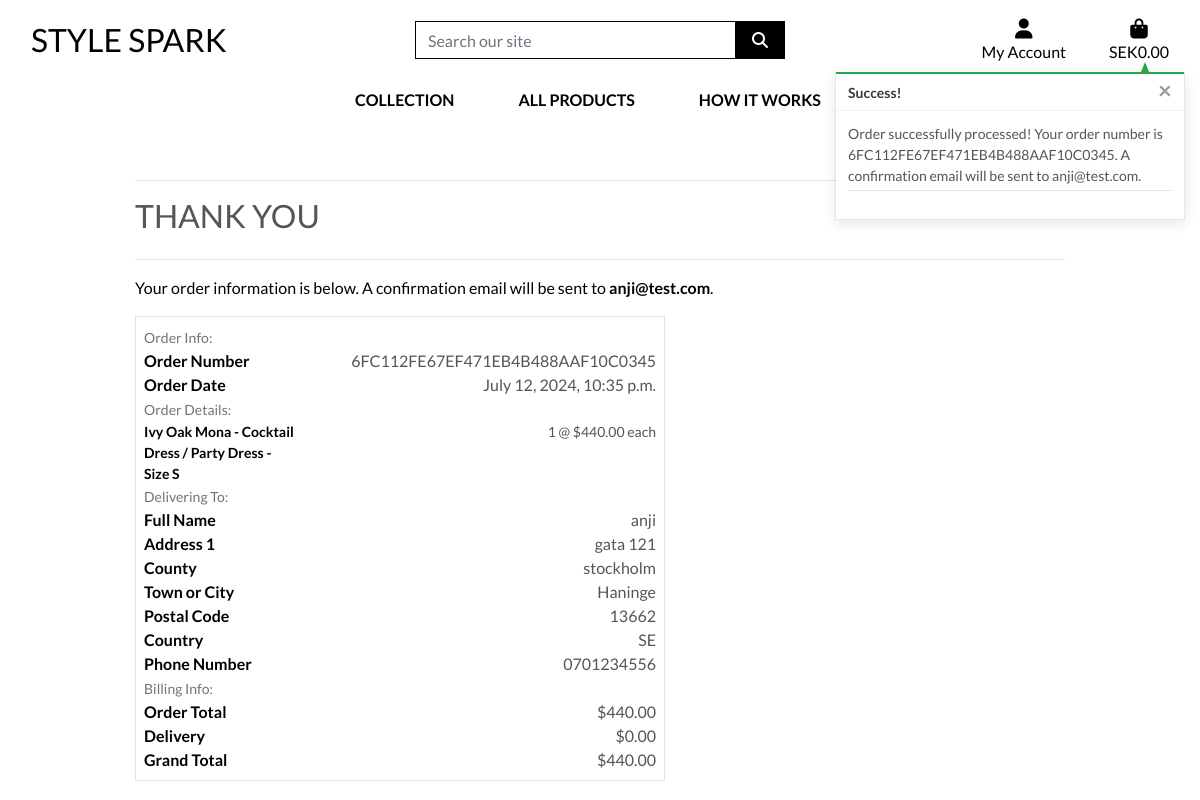
Page /checkout/checkout_success/6FC112FE67EF471EB4B488AAF10C0345 on the committed database.
### checkout/models.py (models this page shows, shortened)
class Order(models.Model):
    order_number = models.CharField(max_length=32, null=False, editable=False)
    user_profile = models.ForeignKey(UserProfile, on_delete=models.SET_NULL,
                                     null=True, blank=True,
                                     related_name='orders')
    full_name = models.CharField(max_length=50, null=False, blank=False)
    email = models.EmailField(max_length=254, null=False, blank=False)
    phone_number = models.CharField(max_length=20, null=False, blank=False)
    country = CountryField(blank_label='Country *', null=False, blank=False)
    postcode = models.CharField(max_length=20, null=True, blank=True)
    town_or_city = models.CharField(max_length=40, null=False, blank=False)
    street_address1 = models.CharField(max_length=80, null=False, blank=False)
    street_address2 = models.CharField(max_length=80, null=True, blank=True)
    county = models.CharField(max_length=80, null=True, blank=True)
    date = models.DateTimeField(auto_now_add=True)
    delivery_cost = models.DecimalField(max_digits=6, decimal_places=2,
                                        null=False, default=0)
    order_total = models.DecimalField(max_digits=10, decimal_places=2,
                                      null=False, default=0)
    grand_total = models.DecimalField(max_digits=10, decimal_places=2,
                                      null=False, default=0)
    original_cart = models.TextField(null=False, blank=False, default='')
    stripe_pid = models.CharField(max_length=254, null=False, blank=False,
                                  default='')

class OrderLineItem(models.Model):
    order = models.ForeignKey(Order, null=False, blank=False,
                              on_delete=models.CASCADE,
                              related_name='lineitems')
    product = models.ForeignKey(Product, null=False, blank=False,
                                on_delete=models.CASCADE)
    product_size = models.CharField(max_length=2, null=True,
                                    blank=True)  # XS, S, M, L, XL
    quantity = models.IntegerField(null=False, blank=False, default=0)
    lineitem_total = models.DecimalField(max_digits=6, decimal_places=2,
                                         null=False, blank=False,
                                         editable=False)

### products/models.py (models this page shows, shortened)
class Product(models.Model):
    category = models.ForeignKey('Category', null=True, blank=True, on_delete=models.SET_NULL)
    sku = models.CharField(max_length=254, null=True, blank=True)
    name = models.CharField(max_length=254)
    description = models.TextField()
    has_sizes = models.BooleanField(default=False, null=True, blank=True)
    price = models.DecimalField(max_digits=6, decimal_places=2)
    retail_price = models.DecimalField(("Retail Price"), max_digits=10, decimal_places=2, blank=True, null=True)
    rating = models.DecimalField(max_digits=6, decimal_places=2, null=True, blank=True)
    image_url = models.URLField(max_length=1024, null=True, blank=True)
    image = models.ImageField(null=True, blank=True)

### checkout/views.py (the view, shortened to what this page needs)
# urls.py: path('checkout_success/<order_number>',
def checkout_success(request, order_number):
    save_info = request.session.get('save_info')
    order = get_object_or_404(Order, order_number=order_number)
    messages.success(request, f'Order successfully processed! \
        Your order number is {order_number}. A confirmation \
        email will be sent to {order.email}.')
    if 'cart' in request.session:
        del request.session['cart']
    template = 'checkout/checkout_success.html'
    context = {
        'order': order,
    }
    return render(request, template, context)

### cart/contexts.py (called while the page is built, shortened)
def cart_contents(request):
    cart_items = []
    total = 0
    product_count = 0
    cart = request.session.get('cart', {})  # Initialize cart as empty dictionary if not found
    if not isinstance(cart, dict):
        cart = {}
    delivery = total * Decimal(settings.STANDARD_DELIVERY_PERCENTAGE / 100)
    grand_total = total + delivery
    context = {
        'cart_items': cart_items,
        'total': total,
        'product_count': product_count,
        'delivery': delivery,
        'grand_total': grand_total,
    }
    return context

### checkout/templates/checkout/checkout_success.html (shortened to what this page needs)
{% extends "base.html" %}
{% load static %}
{% block extra_css %}
    <link rel="stylesheet" href="{% static 'checkout/css/checkout.css' %}">
{% endblock %}
{% block page_header %}
    <div class="container header-container">
    </div>
{% endblock %}
{% block content %}
    <div class="overlay"></div>
    <div class="container">
        <div class="row">
            <div class="col">
                <hr>
                <h2 class="logo-font mb-4">Thank You</h2>
                <hr>
                <p class="text-black">Your order information is below. A confirmation email will be sent to <strong>{{ order.email }}</strong>.</p>
            </div>
        </div>
        <div class="row">
            <div class="col-12 col-lg-7">
                <div class="order-confirmation-wrapper p-2 border">
                    <div class="row">
                        <div class="col">
                            <small class="text-muted">Order Info:</small>
                        </div>
                    </div>
                    <div class="row">
                        <div class="col-12 col-md-4">
                            <p class="mb-0 text-black font-weight-bold">Order Number</p>
                        </div>
                        <div class="col-12 col-md-8 text-md-right">
                            <p class="mb-0">{{ order.order_number }}</p>
                        </div>
                    </div>
                    <div class="row">
                        <div class="col-12 col-md-4">
                            <p class="mb-0 text-black font-weight-bold">Order Date</p>
                        </div>
                        <div class="col-12 col-md-8 text-md-right">
                            <p class="mb-0">{{ order.date }}</p>
                        </div>
                    </div>
                    <div class="row">
                        <div class="col">
                            <small class="text-muted">Order Details:</small>
                        </div>
                    </div>
                    {% for item in order.lineitems.all %}
                    <div class="row">
                        <div class="col-12 col-md-4">
                            <p class="small mb-0 text-black font-weight-bold">
                                {{ item.product.name }}{% if item.product_size %} - Size {{ item.product_size|upper }}{% endif %}
                            </p>
                        </div>
                        <div class="col-12 col-md-8 text-md-right">
                            <p class="small mb-0">{{ item.quantity }} @ ${{ item.product.price }} each</p>
                        </div>
                    </div>
                    {% endfor %}
                    <div class="row">
                        <div class="col">
                            <small class="text-muted">Delivering To:</small>
                        </div>
                    </div>
                    <div class="row">
                        <div class="col-12 col-md-4">
                            <p class="mb-0 text-black font-weight-bold">Full Name</p>
                        </div>
                        <div class="col-12 col-md-8 text-md-right">
                            <p class="mb-0">{{ order.full_name }}</p>
                        </div>
                    </div>
                    <div class="row">
                        <div class="col-12 col-md-4">
                            <p class="mb-0 text-black font-weight-bold">Address 1</p>
                        </div>
                        <div class="col-12 col-md-8 text-md-right">
                            <p class="mb-0">{{ order.street_address1 }}</p>
                        </div>
                    </div>
                    {% if order.county %}
                    <div class="row">
                        <div class="col-12 col-md-4">
                            <p class="mb-0 text-black font-weight-bold">County</p>
                        </div>
                        <div class="col-12 col-md-8 text-md-right">
                            <p class="mb-0">{{ order.county }}</p>
                        </div>
                    </div>
                    {% endif %}
                    <div class="row">
                        <div class="col-12 col-md-4">
                            <p class="mb-0 text-black font-weight-bold">Town or City</p>
                        </div>
                        <div class="col-12 col-md-8 text-md-right">
                            <p class="mb-0">{{ order.town_or_city }}</p>
                        </div>
                    </div>
                    {% if order.postcode %}
                    <div class="row">
                        <div class="col-12 col-md-4">
                            <p class="mb-0 text-black font-weight-bold">Postal Code</p>
                        </div>
                        <div class="col-12 col-md-8 text-md-right">
                            <p class="mb-0">{{ order.postcode }}</p>
                        </div>
                    </div>
                    {% endif %}
                    <div class="row">
                        <div class="col-12 col-md-4">
                            <p class="mb-0 text-black font-weight-bold">Country</p>
                        </div>
                        <div class="col-12 col-md-8 text-md-right">
                            <p class="mb-0">{{ order.country }}</p>
                        </div>
                    </div>
                    <div class="row">
                        <div class="col-12 col-md-4">
                            <p class="mb-0 text-black font-weight-bold">Phone Number</p>
                        </div>
                        <div class="col-12 col-md-8 text-md-right">
                            <p class="mb-0">{{ order.phone_number }}</p>
                        </div>
                    </div>
                    <div class="row">
                        <div class="col">
                            <small class="text-muted">Billing Info:</small>
                        </div>
                    </div>
                    <div class="row">
                        <div class="col-12 col-md-4">
                            <p class="mb-0 text-black font-weight-bold">Order Total</p>
                        </div>
                        <div class="col-12 col-md-8 text-md-right">
                            <p class="mb-0">${{ order.order_total }}</p>
                        </div>
                    </div>
                    <div class="row">
                        <div class="col-12 col-md-4">
                            <p class="mb-0 text-black font-weight-bold">Delivery</p>
                        </div>
                        <div class="col-12 col-md-8 text-md-right">
                            <p class="mb-0">${{ order.delivery_cost }}</p>
                        </div>
                    </div>
                    <div class="row">
                        <div class="col-12 col-md-4">
                            <p class="mb-0 text-black font-weight-bold">Grand Total</p>
                        </div>
                        <div class="col-12 col-md-8 text-md-right">
                            <p class="mb-0">${{ order.grand_total }}</p>
                        </div>
                    </div>
                </div>
            </div>
        </div>
    </div>
{% endblock %}

### static/css/base.css (style rules this page uses)
html { height: 100%; }
body { background: url('/media/stockvault-glamour-model287254.jpg') no-repeat center center fixed; background-size: cover; height: calc(100vh - 164px); color: #555; font-family: 'Lato'; }
.logo-font { text-transform: uppercase; }
.text-black { color: #000 !important; }
.overlay { height: 100%; width: 100%; top: 0; left: 0; position: fixed; background: white; z-index: -1; }
@media (min-width: 1200px) { .container { max-width: 80%; } }
@media (min-width: 992px) { .header-container { padding-top: 164px; } }

### rows in the picture
Order: email "anji@test.com", order_number "6FC112FE67EF471EB4B488AAF10C0345", date "July 12, 2024, 10:35 p.m.", full_name "anji", street_address1 "gata 121", county "stockholm", town_or_city "Haninge", postcode "13662", country "SE", phone_number "0701234556", order_total "440.00", delivery_cost "0.00", grand_total "440.00"
OrderLineItem: product.name "Ivy Oak Mona - Cocktail Dress / Party Dress", product_size "S", quantity "1", product.price "440.00"

### other values in the picture
{{ message }} "Order successfully processed! Your order number is 6FC112FE67EF471EB4B488AAF10C0345. A confirmation email will be sent to anji@test.com."
